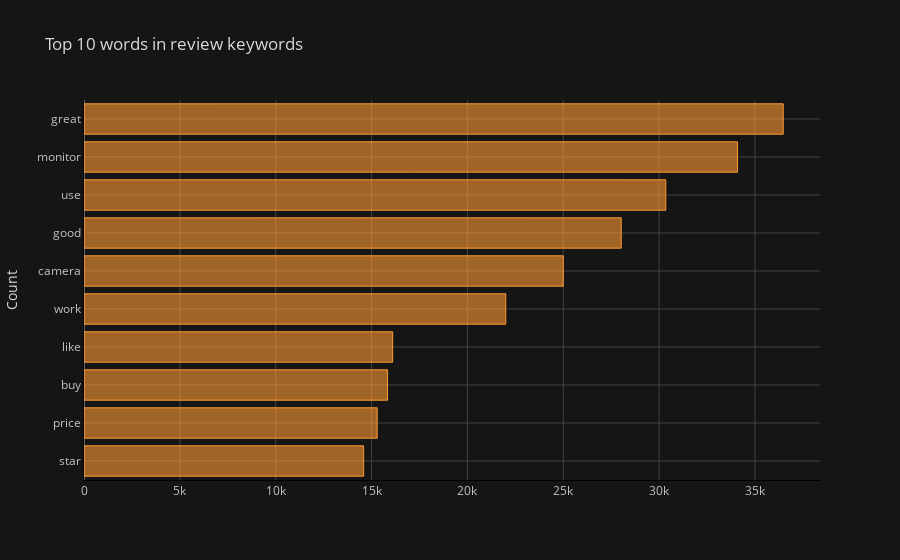

The notebook cell saved with this chart:
### Markdown cell above
Visualize Frequency Distribution

### Code cell
common_words = get_top_n_words(df['keywords'], n=10, remove_stop_words=True)

df1 = pd.DataFrame(common_words, columns = ['keywords' , 'count'])

df1.groupby('keywords').sum()['count'].sort_values().iplot(
    kind='barh', yTitle='Count', linecolor='black', title='Top 10 words in review keywords'
)

### Figure 1 — Plotly figure (JSON) as saved in the notebook; plotly's stock layout.template omitted (floating-point values rounded to 4 significant figures)
{"data": [{"marker": {"color": "rgba(255, 153, 51, 0.6)", "line": {"color": "rgba(255, 153, 51, 1.0)", "width": 1}}, "name": "count", "orientation": "h", "text": "", "type": "bar", "x": [14588, 15295, 15836, 16102, 21999, 25000, 28025, 30348, 34092, 36474], "y": ["star", "price", "buy", "like", "work", "camera", "good", "use", "monitor", "great"]}], "layout": {"legend": {"bgcolor": "#151516", "font": {"color": "#D9D9D9"}}, "paper_bgcolor": "#151516", "plot_bgcolor": "#151516", "title": {"font": {"color": "#D9D9D9"}, "text": "Top 10 words in review keywords"}, "xaxis": {"gridcolor": "#434343", "linecolor": "black", "showgrid": true, "tickfont": {"color": "#C2C2C2"}, "title": {"font": {"color": "#D9D9D9"}, "text": ""}, "zerolinecolor": "#666570"}, "yaxis": {"gridcolor": "#434343", "linecolor": "black", "showgrid": true, "tickfont": {"color": "#C2C2C2"}, "title": {"font": {"color": "#D9D9D9"}, "text": "Count"}, "zerolinecolor": "#666570"}}}
